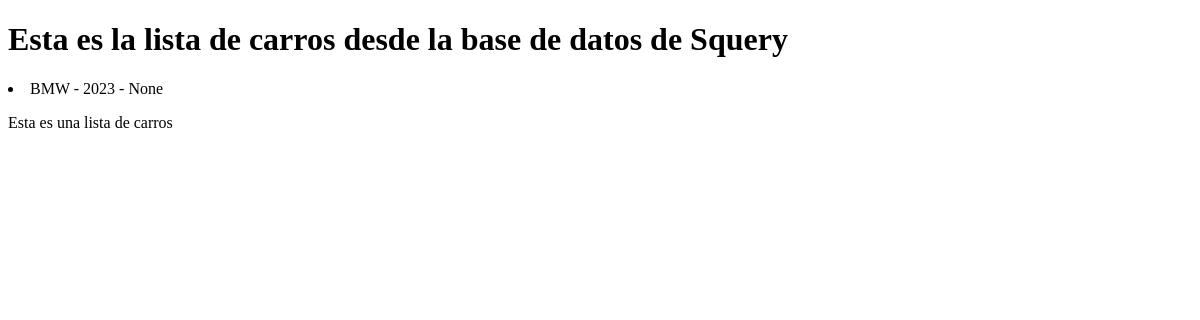
/car-list/, run on an earlier commit of the app's database.
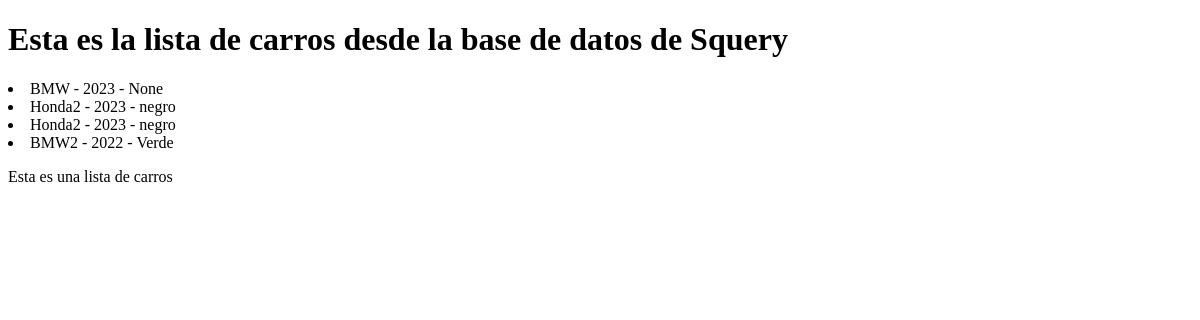
And on a later commit of the database.
### my_first_app/models.py (models this page shows, shortened)
class Car(models.Model):
    title =models.TextField(max_length=250)
    year=models.TextField(max_length=4, null=True)
    color=models.TextField(max_length=50, null=True)

### my_first_app/views.py (the view)
# urls.py: path('car-list/', my_view)
def my_view(request):
    car_list = Car.objects.all()
    context = {
        "car_list": car_list
    }
    return render(request, "my_first_app/car_list.html", context)

### my_first_app/templates/my_first_app/car_list.html (shortened to what this page needs)
<!DOCTYPE html>
<html lang="en">
<head>
</head>
<body>
    <h1> Esta es la lista de carros desde la base de datos de Squery  </h1>
    <u1>
        {% for car in car_list %}
            <li>{{car.title}} - {{ car.year }} - {{ car.color }}</li>
        {% endfor %}
    </u1>
    <p>Esta es una lista de carros</p>
</body>
</html>

What changed in the data, as far as the page shows it:
added Car: title "Honda2", year "2023", color "negro"
added Car: title "Honda2", year "2023", color "negro"
added Car: title "BMW2", year "2022", color "Verde"
